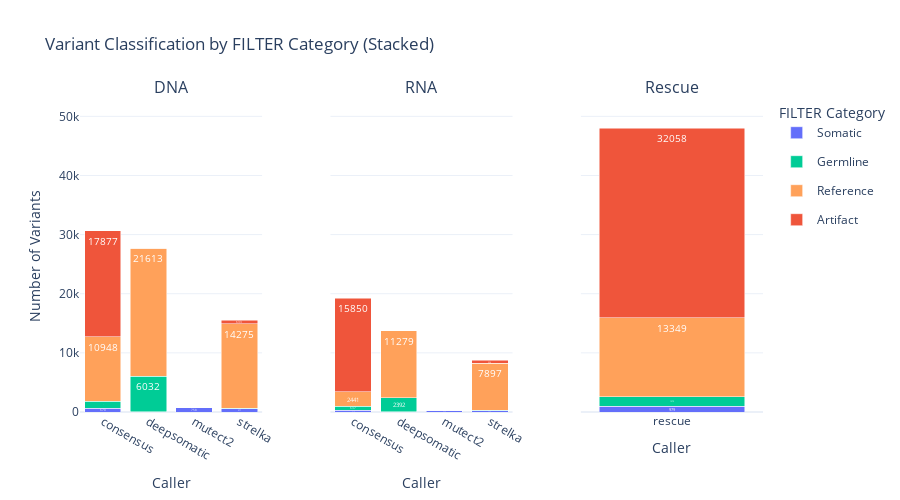
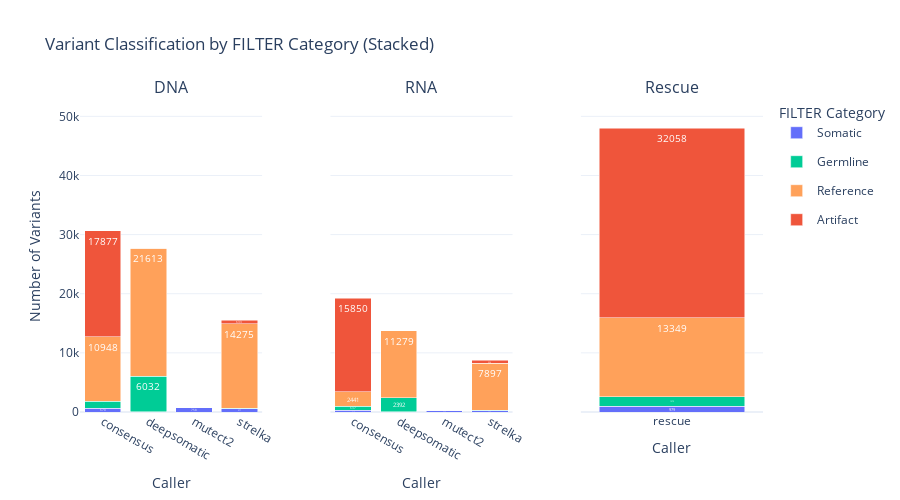

Source (notebook cell) for these figures, in order:
### Markdown cell above
### Plot 5: Filter Status

### Code cell
visualizer.plot_filter_status()

### Figure 1 — Plotly figure (JSON) as saved in the notebook; plotly's stock layout.template omitted (floating-point values rounded to 4 significant figures)
{"data": [{"hovertemplate": "<b>%{x}</b><br>Somatic: %{y}<extra></extra>", "legendgroup": "Somatic", "marker": {"color": "#636EFA"}, "name": "Somatic", "showlegend": true, "text": ["670", "52", "758", "577"], "textfont": {"color": "white", "size": 10}, "textposition": "inside", "type": "bar", "x": ["consensus", "deepsomatic", "mutect2", "strelka"], "xaxis": "x", "y": [670, 52, 758, 577], "yaxis": "y"}, {"hovertemplate": "<b>%{x}</b><br>Germline: %{y}<extra></extra>", "legendgroup": "Germline", "marker": {"color": "#00CC96"}, "name": "Germline", "showlegend": true, "text": ["1129", "6032", "0", "70"], "textfont": {"color": "white", "size": 10}, "textposition": "inside", "type": "bar", "x": ["consensus", "deepsomatic", "mutect2", "strelka"], "xaxis": "x", "y": [1129, 6032, 0, 70], "yaxis": "y"}, {"hovertemplate": "<b>%{x}</b><br>Reference: %{y}<extra></extra>", "legendgroup": "Reference", "marker": {"color": "#FFA15A"}, "name": "Reference", "showlegend": true, "text": ["10948", "21613", "0", "14275"], "textfont": {"color": "white", "size": 10}, "textposition": "inside", "type": "bar", "x": ["consensus", "deepsomatic", "mutect2", "strelka"], "xaxis": "x", "y": [10948, 21613, 0, 14275], "yaxis": "y"}, {"hovertemplate": "<b>%{x}</b><br>Artifact: %{y}<extra></extra>", "legendgroup": "Artifact", "marker": {"color": "#EF553B"}, "name": "Artifact", "showlegend": true, "text": ["17877", "0", "0", "633"], "textfont": {"color": "white", "size": 10}, "textposition": "inside", "type": "bar", "x": ["consensus", "deepsomatic", "mutect2", "strelka"], "xaxis": "x", "y": [17877, 0, 0, 633], "yaxis": "y"}, {"hovertemplate": "<b>%{x}</b><br>Somatic: %{y}<extra></extra>", "legendgroup": "Somatic", "marker": {"color": "#636EFA"}, "name": "Somatic", "showlegend": false, "text": ["318", "48", "338", "248"], "textfont": {"color": "white", "size": 10}, "textposition": "inside", "type": "bar", "x": ["consensus", "deepsomatic", "mutect2", "strelka"], "xaxis": "x2", "y": [318, 48, 338, 248], "yaxis": "y2"}, {"hovertemplate": "<b>%{x}</b><br>Germline: %{y}<extra></extra>", "legendgroup": "Germline", "marker": {"color": "#00CC96"}, "name": "Germline", "showlegend": false, "text": ["637", "2392", "0", "67"], "textfont": {"color": "white", "size": 10}, "textposition": "inside", "type": "bar", "x": ["consensus", "deepsomatic", "mutect2", "strelka"], "xaxis": "x2", "y": [637, 2392, 0, 67], "yaxis": "y2"}, {"hovertemplate": "<b>%{x}</b><br>Reference: %{y}<extra></extra>", "legendgroup": "Reference", "marker": {"color": "#FFA15A"}, "name": "Reference", "showlegend": false, "text": ["2441", "11279", "0", "7897"], "textfont": {"color": "white", "size": 10}, "textposition": "inside", "type": "bar", "x": ["consensus", "deepsomatic", "mutect2", "strelka"], "xaxis": "x2", "y": [2441, 11279, 0, 7897], "yaxis": "y2"}, {"hovertemplate": "<b>%{x}</b><br>Artifact: %{y}<extra></extra>", "legendgroup": "Artifact", "marker": {"color": "#EF553B"}, "name": "Artifact", "showlegend": false, "text": ["15850", "0", "0", "526"], "textfont": {"color": "white", "size": 10}, "textposition": "inside", "type": "bar", "x": ["consensus", "deepsomatic", "mutect2", "strelka"], "xaxis": "x2", "y": [15850, 0, 0, 526], "yaxis": "y2"}, {"hovertemplate": "<b>%{x}</b><br>Somatic: %{y}<extra></extra>", "legendgroup": "Somatic", "marker": {"color": "#636EFA"}, "name": "Somatic", "showlegend": false, "text": ["979"], "textfont": {"color": "white", "size": 10}, "textposition": "inside", "type": "bar", "x": ["rescue"], "xaxis": "x3", "y": [979], "yaxis": "y3"}, {"hovertemplate": "<b>%{x}</b><br>Germline: %{y}<extra></extra>", "legendgroup": "Germline", "marker": {"color": "#00CC96"}, "name": "Germline", "showlegend": false, "text": ["1579"], "textfont": {"color": "white", "size": 10}, "textposition": "inside", "type": "bar", "x": ["rescue"], "xaxis": "x3", "y": [1579], "yaxis": "y3"}, {"hovertemplate": "<b>%{x}</b><br>Reference: %{y}<extra></extra>", "legendgroup": "Reference", "marker": {"color": "#FFA15A"}, "name": "Reference", "showlegend": false, "text": ["13349"], "textfont": {"color": "white", "size": 10}, "textposition": "inside", "type": "bar", "x": ["rescue"], "xaxis": "x3", "y": [13349], "yaxis": "y3"}, {"hovertemplate": "<b>%{x}</b><br>Artifact: %{y}<extra></extra>", "legendgroup": "Artifact", "marker": {"color": "#EF553B"}, "name": "Artifact", "showlegend": false, "text": ["32058"], "textfont": {"color": "white", "size": 10}, "textposition": "inside", "type": "bar", "x": ["rescue"], "xaxis": "x3", "y": [32058], "yaxis": "y3"}], "layout": {"annotations": [{"font": {"size": 16}, "showarrow": false, "text": "DNA", "x": 0.1333, "xanchor": "center", "xref": "paper", "y": 1, "yanchor": "bottom", "yref": "paper"}, {"font": {"size": 16}, "showarrow": false, "text": "RNA", "x": 0.5, "xanchor": "center", "xref": "paper", "y": 1, "yanchor": "bottom", "yref": "paper"}, {"font": {"size": 16}, "showarrow": false, "text": "Rescue", "x": 0.8667, "xanchor": "center", "xref": "paper", "y": 1, "yanchor": "bottom", "yref": "paper"}], "barmode": "stack", "height": 500, "legend": {"orientation": "v", "title": {"text": "FILTER Category"}, "x": 1.02, "xanchor": "left", "y": 1, "yanchor": "top"}, "showlegend": true, "title": {"text": "Variant Classification by FILTER Category (Stacked)"}, "xaxis": {"anchor": "y", "domain": [0, 0.2667], "title": {"text": "Caller"}}, "xaxis2": {"anchor": "y2", "domain": [0.3667, 0.6333], "title": {"text": "Caller"}}, "xaxis3": {"anchor": "y3", "domain": [0.7333, 1], "title": {"text": "Caller"}}, "yaxis": {"anchor": "x", "domain": [0, 1], "range": [0, 52760.0], "title": {"text": "Number of Variants"}}, "yaxis2": {"anchor": "x2", "domain": [0, 1], "matches": "y", "range": [0, 52760.0], "showticklabels": false}, "yaxis3": {"anchor": "x3", "domain": [0, 1], "matches": "y", "range": [0, 52760.0], "showticklabels": false}}}

### Figure 2 — Plotly figure (JSON) as saved in the notebook; plotly's stock layout.template omitted (floating-point values rounded to 4 significant figures)
{"data": [{"hovertemplate": "<b>%{x}</b><br>Somatic: %{y}<extra></extra>", "legendgroup": "Somatic", "marker": {"color": "#636EFA"}, "name": "Somatic", "showlegend": true, "text": ["670", "52", "758", "577"], "textfont": {"color": "white", "size": 10}, "textposition": "inside", "type": "bar", "x": ["consensus", "deepsomatic", "mutect2", "strelka"], "xaxis": "x", "y": [670, 52, 758, 577], "yaxis": "y"}, {"hovertemplate": "<b>%{x}</b><br>Germline: %{y}<extra></extra>", "legendgroup": "Germline", "marker": {"color": "#00CC96"}, "name": "Germline", "showlegend": true, "text": ["1129", "6032", "0", "70"], "textfont": {"color": "white", "size": 10}, "textposition": "inside", "type": "bar", "x": ["consensus", "deepsomatic", "mutect2", "strelka"], "xaxis": "x", "y": [1129, 6032, 0, 70], "yaxis": "y"}, {"hovertemplate": "<b>%{x}</b><br>Reference: %{y}<extra></extra>", "legendgroup": "Reference", "marker": {"color": "#FFA15A"}, "name": "Reference", "showlegend": true, "text": ["10948", "21613", "0", "14275"], "textfont": {"color": "white", "size": 10}, "textposition": "inside", "type": "bar", "x": ["consensus", "deepsomatic", "mutect2", "strelka"], "xaxis": "x", "y": [10948, 21613, 0, 14275], "yaxis": "y"}, {"hovertemplate": "<b>%{x}</b><br>Artifact: %{y}<extra></extra>", "legendgroup": "Artifact", "marker": {"color": "#EF553B"}, "name": "Artifact", "showlegend": true, "text": ["17877", "0", "0", "633"], "textfont": {"color": "white", "size": 10}, "textposition": "inside", "type": "bar", "x": ["consensus", "deepsomatic", "mutect2", "strelka"], "xaxis": "x", "y": [17877, 0, 0, 633], "yaxis": "y"}, {"hovertemplate": "<b>%{x}</b><br>Somatic: %{y}<extra></extra>", "legendgroup": "Somatic", "marker": {"color": "#636EFA"}, "name": "Somatic", "showlegend": false, "text": ["318", "48", "338", "248"], "textfont": {"color": "white", "size": 10}, "textposition": "inside", "type": "bar", "x": ["consensus", "deepsomatic", "mutect2", "strelka"], "xaxis": "x2", "y": [318, 48, 338, 248], "yaxis": "y2"}, {"hovertemplate": "<b>%{x}</b><br>Germline: %{y}<extra></extra>", "legendgroup": "Germline", "marker": {"color": "#00CC96"}, "name": "Germline", "showlegend": false, "text": ["637", "2392", "0", "67"], "textfont": {"color": "white", "size": 10}, "textposition": "inside", "type": "bar", "x": ["consensus", "deepsomatic", "mutect2", "strelka"], "xaxis": "x2", "y": [637, 2392, 0, 67], "yaxis": "y2"}, {"hovertemplate": "<b>%{x}</b><br>Reference: %{y}<extra></extra>", "legendgroup": "Reference", "marker": {"color": "#FFA15A"}, "name": "Reference", "showlegend": false, "text": ["2441", "11279", "0", "7897"], "textfont": {"color": "white", "size": 10}, "textposition": "inside", "type": "bar", "x": ["consensus", "deepsomatic", "mutect2", "strelka"], "xaxis": "x2", "y": [2441, 11279, 0, 7897], "yaxis": "y2"}, {"hovertemplate": "<b>%{x}</b><br>Artifact: %{y}<extra></extra>", "legendgroup": "Artifact", "marker": {"color": "#EF553B"}, "name": "Artifact", "showlegend": false, "text": ["15850", "0", "0", "526"], "textfont": {"color": "white", "size": 10}, "textposition": "inside", "type": "bar", "x": ["consensus", "deepsomatic", "mutect2", "strelka"], "xaxis": "x2", "y": [15850, 0, 0, 526], "yaxis": "y2"}, {"hovertemplate": "<b>%{x}</b><br>Somatic: %{y}<extra></extra>", "legendgroup": "Somatic", "marker": {"color": "#636EFA"}, "name": "Somatic", "showlegend": false, "text": ["979"], "textfont": {"color": "white", "size": 10}, "textposition": "inside", "type": "bar", "x": ["rescue"], "xaxis": "x3", "y": [979], "yaxis": "y3"}, {"hovertemplate": "<b>%{x}</b><br>Germline: %{y}<extra></extra>", "legendgroup": "Germline", "marker": {"color": "#00CC96"}, "name": "Germline", "showlegend": false, "text": ["1579"], "textfont": {"color": "white", "size": 10}, "textposition": "inside", "type": "bar", "x": ["rescue"], "xaxis": "x3", "y": [1579], "yaxis": "y3"}, {"hovertemplate": "<b>%{x}</b><br>Reference: %{y}<extra></extra>", "legendgroup": "Reference", "marker": {"color": "#FFA15A"}, "name": "Reference", "showlegend": false, "text": ["13349"], "textfont": {"color": "white", "size": 10}, "textposition": "inside", "type": "bar", "x": ["rescue"], "xaxis": "x3", "y": [13349], "yaxis": "y3"}, {"hovertemplate": "<b>%{x}</b><br>Artifact: %{y}<extra></extra>", "legendgroup": "Artifact", "marker": {"color": "#EF553B"}, "name": "Artifact", "showlegend": false, "text": ["32058"], "textfont": {"color": "white", "size": 10}, "textposition": "inside", "type": "bar", "x": ["rescue"], "xaxis": "x3", "y": [32058], "yaxis": "y3"}], "layout": {"annotations": [{"font": {"size": 16}, "showarrow": false, "text": "DNA", "x": 0.1333, "xanchor": "center", "xref": "paper", "y": 1, "yanchor": "bottom", "yref": "paper"}, {"font": {"size": 16}, "showarrow": false, "text": "RNA", "x": 0.5, "xanchor": "center", "xref": "paper", "y": 1, "yanchor": "bottom", "yref": "paper"}, {"font": {"size": 16}, "showarrow": false, "text": "Rescue", "x": 0.8667, "xanchor": "center", "xref": "paper", "y": 1, "yanchor": "bottom", "yref": "paper"}], "barmode": "stack", "height": 500, "legend": {"orientation": "v", "title": {"text": "FILTER Category"}, "x": 1.02, "xanchor": "left", "y": 1, "yanchor": "top"}, "showlegend": true, "title": {"text": "Variant Classification by FILTER Category (Stacked)"}, "xaxis": {"anchor": "y", "domain": [0, 0.2667], "title": {"text": "Caller"}}, "xaxis2": {"anchor": "y2", "domain": [0.3667, 0.6333], "title": {"text": "Caller"}}, "xaxis3": {"anchor": "y3", "domain": [0.7333, 1], "title": {"text": "Caller"}}, "yaxis": {"anchor": "x", "domain": [0, 1], "range": [0, 52760.0], "title": {"text": "Number of Variants"}}, "yaxis2": {"anchor": "x2", "domain": [0, 1], "matches": "y", "range": [0, 52760.0], "showticklabels": false}, "yaxis3": {"anchor": "x3", "domain": [0, 1], "matches": "y", "range": [0, 52760.0], "showticklabels": false}}}
